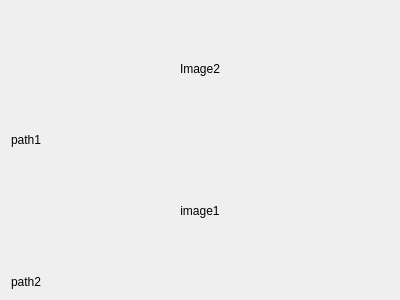
<?xml version="1.0" encoding="UTF-8"?>
<ui version="4.0">
 <class>Form</class>
 <widget class="QWidget" name="Form">
  <property name="geometry">
   <rect>
    <x>0</x>
    <y>0</y>
    <width>400</width>
    <height>300</height>
   </rect>
  </property>
  <property name="windowTitle">
   <string>Form</string>
  </property>
  <layout class="QVBoxLayout" name="verticalLayout_3">
   <item>
    <layout class="QVBoxLayout" name="verticalLayout_2">
     <item>
      <widget class="QLabel" name="lb_image2">
       <property name="text">
        <string>Image2</string>
       </property>
       <property name="alignment">
        <set>Qt::AlignCenter</set>
       </property>
      </widget>
     </item>
     <item>
      <widget class="QLabel" name="lb_path1">
       <property name="sizePolicy">
        <sizepolicy hsizetype="Preferred" vsizetype="Maximum">
         <horstretch>0</horstretch>
         <verstretch>0</verstretch>
        </sizepolicy>
       </property>
       <property name="text">
        <string>path1</string>
       </property>
      </widget>
     </item>
    </layout>
   </item>
   <item>
    <layout class="QVBoxLayout" name="verticalLayout">
     <item>
      <widget class="QLabel" name="lb_image1">
       <property name="text">
        <string>image1</string>
       </property>
       <property name="alignment">
        <set>Qt::AlignCenter</set>
       </property>
      </widget>
     </item>
     <item>
      <widget class="QLabel" name="lb_path2">
       <property name="sizePolicy">
        <sizepolicy hsizetype="Preferred" vsizetype="Maximum">
         <horstretch>0</horstretch>
         <verstretch>0</verstretch>
        </sizepolicy>
       </property>
       <property name="text">
        <string>path2</string>
       </property>
      </widget>
     </item>
    </layout>
   </item>
  </layout>
 </widget>
 <resources/>
 <connections/>
</ui>
